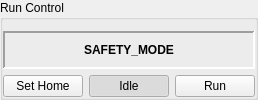
       <widget class="QGroupBox" name="runcontrol_groupbox">
        <property name="title">
         <string>Run Control</string>
        </property>
        <layout class="QVBoxLayout" name="verticalLayout_3">
         <property name="leftMargin">
          <number>0</number>
         </property>
         <property name="rightMargin">
          <number>0</number>
         </property>
         <property name="bottomMargin">
          <number>0</number>
         </property>
         <item>
          <widget class="QLabel" name="safety_mode">
           <property name="font">
            <font>
             <weight>75</weight>
             <italic>false</italic>
             <bold>true</bold>
            </font>
           </property>
           <property name="cursor">
            <cursorShape>WhatsThisCursor</cursorShape>
           </property>
           <property name="autoFillBackground">
            <bool>false</bool>
           </property>
           <property name="frameShape">
            <enum>QFrame::Panel</enum>
           </property>
           <property name="frameShadow">
            <enum>QFrame::Sunken</enum>
           </property>
           <property name="lineWidth">
            <number>2</number>
           </property>
           <property name="text">
            <string>SAFETY_MODE</string>
           </property>
           <property name="alignment">
            <set>Qt::AlignCenter</set>
           </property>
          </widget>
         </item>
         <item>
          <layout class="QHBoxLayout" name="horizontalLayout_3">
           <property name="spacing">
            <number>6</number>
           </property>
           <item>
            <widget class="QPushButton" name="button_set_home">
             <property name="minimumSize">
              <size>
               <width>80</width>
               <height>0</height>
              </size>
             </property>
             <property name="text">
              <string>Set Home</string>
             </property>
            </widget>
           </item>
           <item>
            <widget class="QPushButton" name="button_run_wam">
             <property name="minimumSize">
              <size>
               <width>80</width>
               <height>0</height>
              </size>
             </property>
             <property name="text">
              <string>Idle</string>
             </property>
             <property name="checkable">
              <bool>true</bool>
             </property>
             <property name="checked">
              <bool>true</bool>
             </property>
            </widget>
           </item>
           <item>
            <widget class="QPushButton" name="button_idle_wam">
             <property name="minimumSize">
              <size>
               <width>80</width>
               <height>0</height>
              </size>
             </property>
             <property name="text">
              <string>Run</string>
             </property>
             <property name="checkable">
              <bool>true</bool>
             </property>
             <property name="checked">
              <bool>false</bool>
             </property>
            </widget>
           </item>
          </layout>
         </item>
        </layout>
       </widget>
